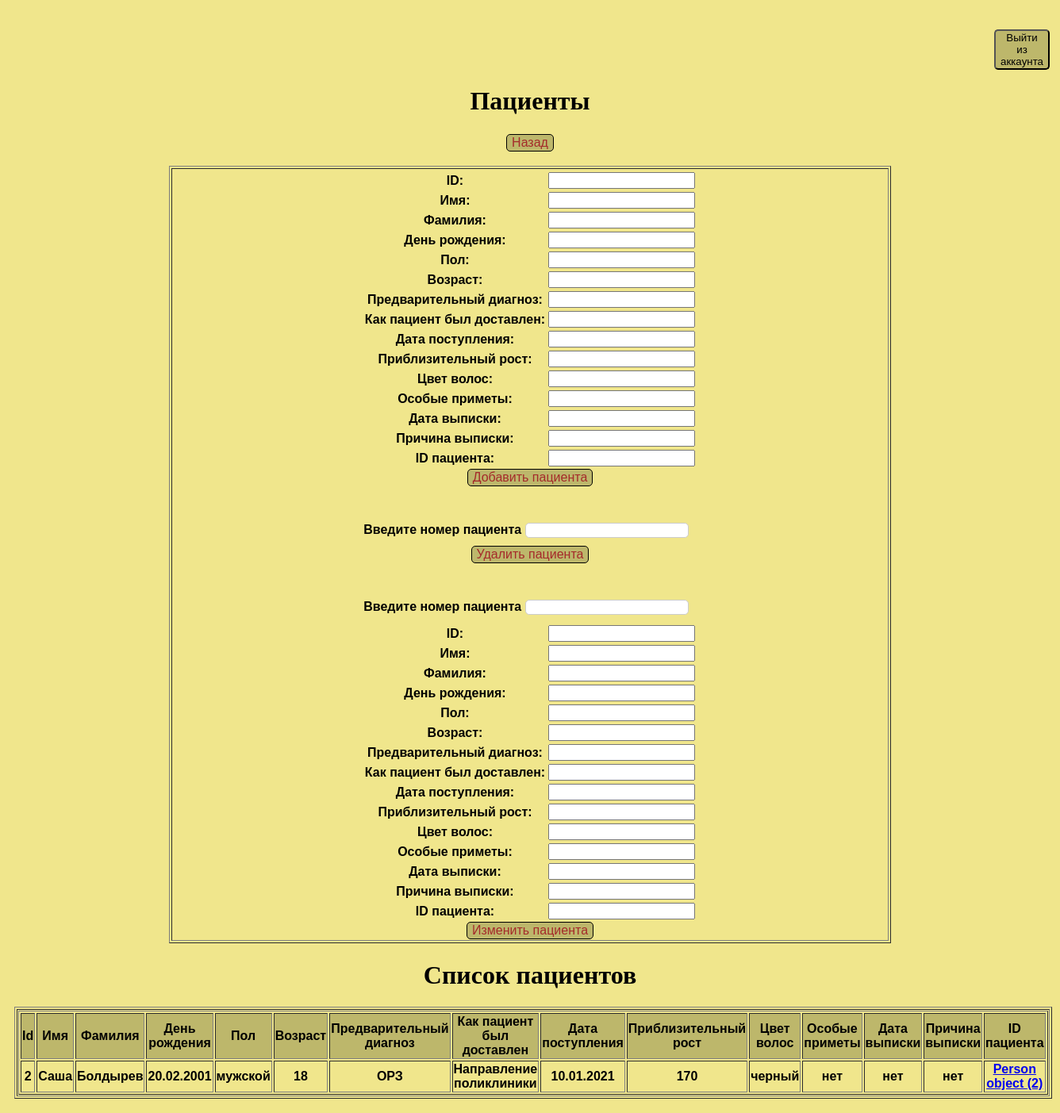
The app's page /Patient/ with its own data.
### clinika/models.py (models this page shows)
class Person(models.Model):
    id = models.IntegerField(primary_key=True)
    first_name = models.CharField(max_length=45)
    last_name = models.CharField(max_length=45)
    birthday = models.CharField(max_length=45)
    objects = models.Manager()

class Patient(Person):
    sex = models.CharField(max_length=40)
    age = models.IntegerField()
    preliminary_diagnosis = models.CharField(max_length=200, null=True)
    how_the_patient_was_admitted = models.CharField(max_length=400)
    date_of_receipt = models.CharField(max_length=40)
    approximate_growth = models.CharField(max_length=400)
    hair_color = models.CharField(max_length=45)
    identifying_mark = models.CharField(max_length=45)
    statement_date = models.CharField(max_length=45)
    reason_for_discharge = models.CharField(max_length=45)
    Person_number = models.ForeignKey('Person', on_delete=models.CASCADE,related_name='number1',null=True)
    objects = models.Manager()

class Person(models.Model):
    id = models.IntegerField(primary_key=True)
    first_name = models.CharField(max_length=45)
    last_name = models.CharField(max_length=45)
    birthday = models.CharField(max_length=45)
    objects = models.Manager()

### clinika/views.py (the view)
# urls.py: path('Patient/', views.index_patient, name='Patient'),
def index_patient(request):
    form_er = AddPatient
    data = Patient.objects.all()
    return render(request, "clinika/Template_patient.html", {"form":form_er, "data_show":data})

### templates/clinika/Template_patient.html (shortened to what this page needs)
<!DOCTYPE html>
<html>
<head>
</head>
<body>
<div id="header" >
        <h3 align="center"><a href = "{% url 'great' %}" style="text-decoration: none;"><Button id="button">Выйти из аккаунта</Button></a></h3>
        <h1 align="center">Пациенты<h1>
        <h3 align="center"><a href = "{% url 'home' %}" style="text-decoration: none;"><Button class="button">Назад</Button></a></h3>
</div>
<table border="1" width="70%" align="center">
    <tr>
        <th align="center" width="50%">
    <form method="POST" action="addo/">
        <table>
            {{ form }}
        </table>
        <input class = "button" type="submit" value="Добавить пациента">
    </form>
    <br>
    <br>
    <form method="POST" action="delo/">
        <label>Введите номер пациента</label>
        <input class = "myfield" type= "number" name="delname"><br>
        <input class = "button" type= "submit" value="Удалить пациента">
    </form>
    <br>
    <br>
    <form method="POST" action="upo/">
        <label>Введите номер пациента</label>
        <input class = "myfield" type= "number" name="upname"><br>
        <table>
            {{ form }}
        </table>
        <input class = "button" type= "submit" value="Изменить пациента">
    </form>
</table>
    <tr>
        <th align="center" width="50%">
        <h1 align="center"> Список пациентов</h1>
     <table border="1" width="70%" align="center">
        </th>
        <th align="center">
    <form method="POST" action="show/">
        <table border="1" width="100%">
            <tr align="center" bgcolor="#BDB76B">
                <th>Id</th>
                <th>Имя</th>
                <th>Фамилия</th>
				<th>День рождения</th>
                <th>Пол</th>
                <th>Возраст</th>
				<th>Предварительный диагноз</th>
				<th>Как пациент был доставлен</th>
				<th>Дата поступления</th>
				<th>Приблизительный рост</th>
				<th>Цвет волос</th>
				<th>Особые приметы</th>
				<th>Дата выписки</th>
				<th>Причина выписки</th>
				<th>ID пациента</th>
            </tr>
        {% for i in data_show %}
            <tr align="center">
                <td>{{ i.id }}</td>
                <td>{{ i.first_name }}</td>
                <td>{{ i.last_name }}</td>
                <td>{{ i.birthday }}</td>
                <td>{{ i.sex }}</td>
                <td>{{ i.age }}</td>
				<td>{{ i.preliminary_diagnosis }}</td>
				<td>{{ i.how_the_patient_was_admitted }}</td>
				<td>{{ i.date_of_receipt }}</td>
				<td>{{ i.approximate_growth }}</td>
				<td>{{ i.hair_color }}</td>
				<td>{{ i.identifying_mark }}</td>
				<td>{{ i.statement_date }}</td>
				<td>{{ i.reason_for_discharge }}</td>
				<td> <a href="{% url 'Person' %}"> {{ i.Person_number}}</td>
            </tr>
        {% endfor %}
        </table>
    </form>
</th>
    </tr>
</body>
</html>

### templates/clinika/Template_patient.html (style rules this page uses)
.myfield { border:1px solid #ccc; border-radius:5px; height:15px; width:200px; margin: 10px 10px 10px 0; text-align: center; }
.button { background-color: #BDB76B; border-radius: 5px; border: 1px solid black; color: brown; text-align: center; text-decoration: none; display: inline-block; font-size: 16px; }
body { background: #F0E68C ; padding: 10px; background-repeat: no-repeat; }
label { font-family: Helvetica; }
td { font-family: Arial; }
th { font-family: Arial; }
#button { background-color: #BDB76B; border-radius: 5px; margin-left: 95%; margin-top: 0%; }

### records on screen
Patient: id "2", first_name "Саша", last_name "Болдырев", birthday "20.02.2001", sex "мужской", age "18", preliminary_diagnosis "ОРЗ", how_the_patient_was_admitted "Направление поликлиники", date_of_receipt "10.01.2021", approximate_growth "170", hair_color "черный", identifying_mark "нет", statement_date "нет", reason_for_discharge "нет", Person_number "Person object (2)"
